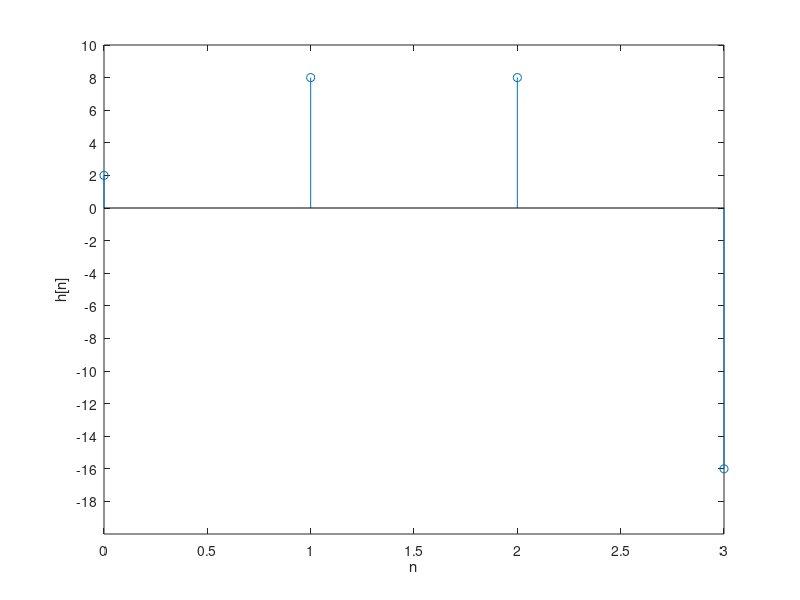

Write the MATLAB code that produced this figure.
x = [1 -1 2 4];
y = [2 6 4 0 8 5 12];
h = deconv(y, x);
n = 0:1:3;

stem(n, h);
xlabel('n');
ylabel('h[n]');
yticks(-18:2:10);
